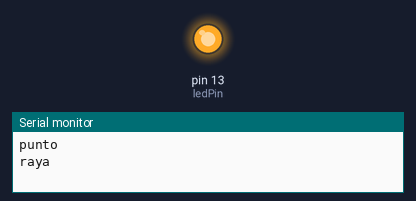
Recording of a sketch running on a simulated Arduino Uno, built with avr-gcc and run on an emulated ATmega328P. Shown: output pins drawn as LEDs (lit = HIGH), the last lines printed to the serial monitor.

Above: at 0.4 s.
At 19.83 s:
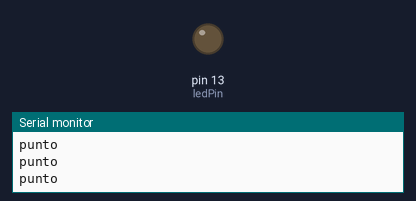
Timing chart, 0 to 25.9 s (numbered marks = the images above):
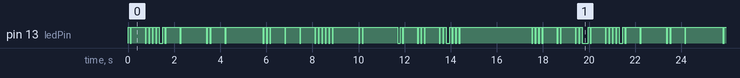

The sketch:

sketch_aug27amorse.ino
```cpp
int ledPin = 13;
int tiempoPunto = 100;
int separador = 50;
int tiempoRaya = 500;
int finCaracter = 100;
int espacio = 500;

void setup()
{
   pinMode(ledPin,OUTPUT);

   Serial.begin(9600);
}

void loop()
{
    //la A en morse .-
    //llamamos la funcion punto para generar uno
    punto();

    raya();

    h();
    e();
    delay(finCaracter);
    Serial.println(" cierre");
    a();
    p();
    r();
    o();
    v();
    e();
    c();
    h();
    a();
    d();
    o();
    delay(finCaracter);
Serial.println(" cierre");
    l();
    a();
    s();
    delay(finCaracter);
Serial.println(" cierre");
    s();
    o();
    m();
    b();
    r();
    a();
    s();
    delay(finCaracter);


    //cerramos el caracter
    delay(finCaracter);
    Serial.println(" cierre");
}


void punto(){
    //crear una funcion que genere un punto
    //prendemos el punto
    digitalWrite(ledPin,HIGH);
    Serial.println("punto");
    //esperamos el punto encendido
    delay(tiempoPunto);
    //apagamos el punto
    digitalWrite(ledPin,LOW);
    //el espacio despues del punto
    delay(separador);
}

void raya(){
 //empezamos una raya
    digitalWrite(ledPin,HIGH);
    Serial.println("raya");
    //espero el tiempo de la raya
    delay(tiempoRaya);
    //apagamos la raya
    digitalWrite(ledPin,LOW);
}


void h(){
punto(); punto(); punto(); punto();
}


void e(){
punto();
}


void a(){
punto(); raya();
}


void p(){
punto(); raya(); raya(); punto();
}


void r(){
punto(); raya(); punto();
}


void o(){
 raya();raya();raya();
}


void v(){
punto(); punto(); punto(); raya();
}


void c(){
raya(); punto(); raya(); punto();
}


void d(){
raya(); punto(); punto();
}


void l(){
punto(); raya(); punto(); punto();
}


void s(){
punto(); punto(); punto();
}

void b(){
raya(); punto(); punto(); punto();
}


void m(){
raya(); raya();
}
```

Measured:
- by itself, pin 13 (ledPin): moves between LOW and HIGH, repeating every 20.0 s
- by itself, everything shown: repeats every 20.0 s, in 88 steps
